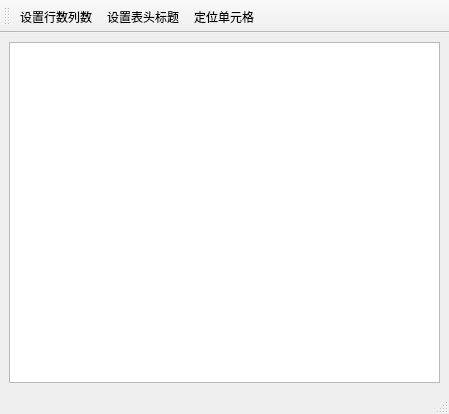
<?xml version="1.0" encoding="UTF-8"?>
<ui version="4.0">
 <class>MainWindow</class>
 <widget class="QMainWindow" name="MainWindow">
  <property name="geometry">
   <rect>
    <x>0</x>
    <y>0</y>
    <width>449</width>
    <height>414</height>
   </rect>
  </property>
  <property name="windowTitle">
   <string>MainWindow</string>
  </property>
  <widget class="QWidget" name="centralwidget">
   <layout class="QVBoxLayout" name="verticalLayout">
    <item>
     <widget class="QTableView" name="tableView"/>
    </item>
   </layout>
  </widget>
  <widget class="QMenuBar" name="menubar">
   <property name="geometry">
    <rect>
     <x>0</x>
     <y>0</y>
     <width>449</width>
     <height>22</height>
    </rect>
   </property>
  </widget>
  <widget class="QStatusBar" name="statusbar"/>
  <widget class="QToolBar" name="toolBar">
   <property name="windowTitle">
    <string>toolBar</string>
   </property>
   <attribute name="toolBarArea">
    <enum>TopToolBarArea</enum>
   </attribute>
   <attribute name="toolBarBreak">
    <bool>false</bool>
   </attribute>
   <addaction name="actSetRowCol"/>
   <addaction name="actSetHeader"/>
   <addaction name="actLocate"/>
  </widget>
  <action name="actSetRowCol">
   <property name="text">
    <string>设置行数列数</string>
   </property>
   <property name="toolTip">
    <string>设置行数列数</string>
   </property>
  </action>
  <action name="actSetHeader">
   <property name="text">
    <string>设置表头标题</string>
   </property>
   <property name="toolTip">
    <string>设置表头标题</string>
   </property>
  </action>
  <action name="actLocate">
   <property name="text">
    <string>定位单元格</string>
   </property>
   <property name="toolTip">
    <string>定位单元格</string>
   </property>
  </action>
 </widget>
 <resources/>
 <connections/>
</ui>
